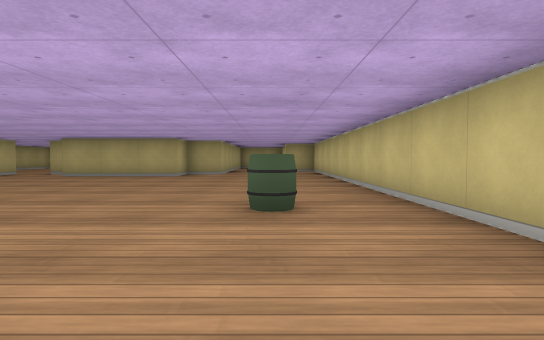
view 1 (above)

18 first-person views from a walk through a cub3D level. The camera is about half as high as the walls, tilts 2° down and sees 80° across. The floor is counted in squares. Each view is taken from the middle of a square. On the plan, view 1 faces up. The plan holds only what a view shows up to about 9 squares ahead; the rest is blank.

view 2
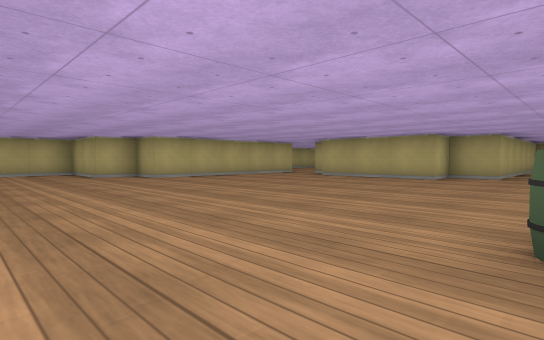

view 3
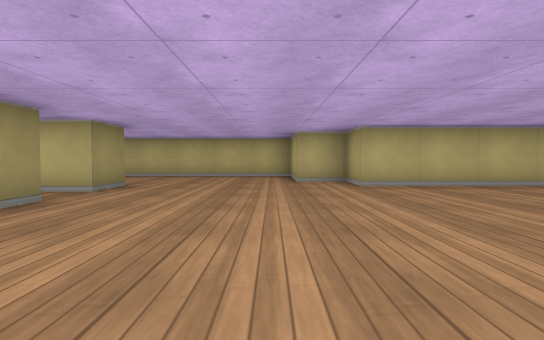

view 4
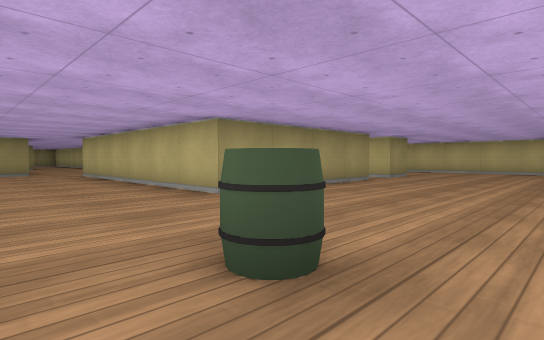

view 5
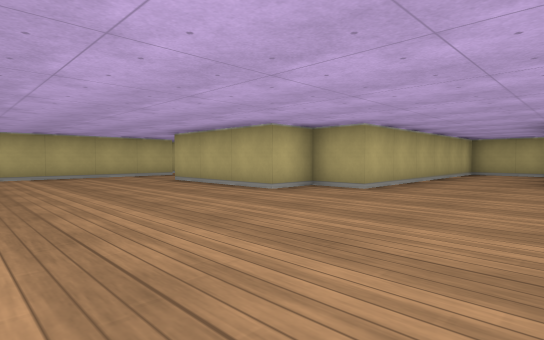

view 6
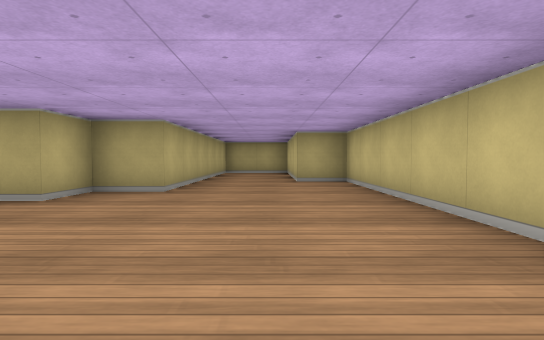

view 7
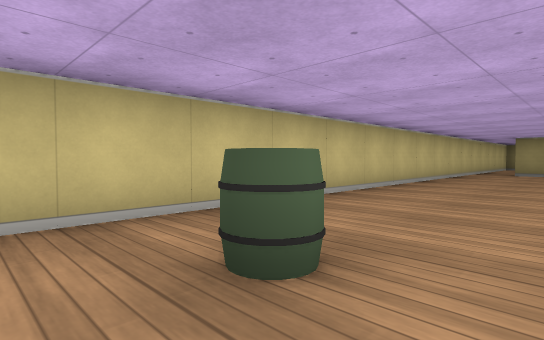

view 8
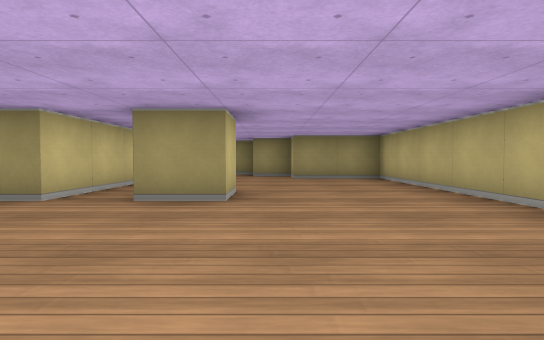

view 9
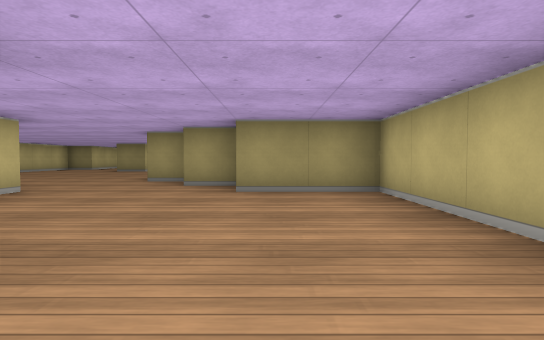

view 10
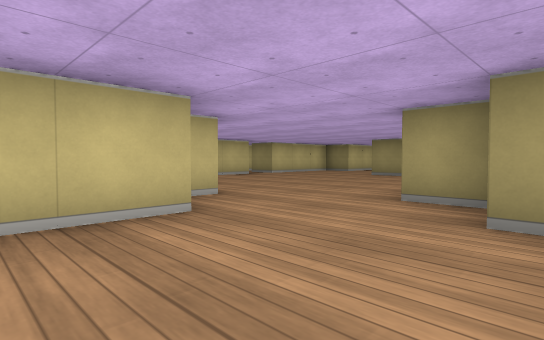

view 11
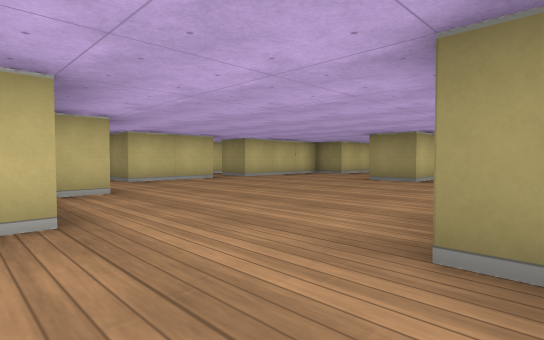

view 12
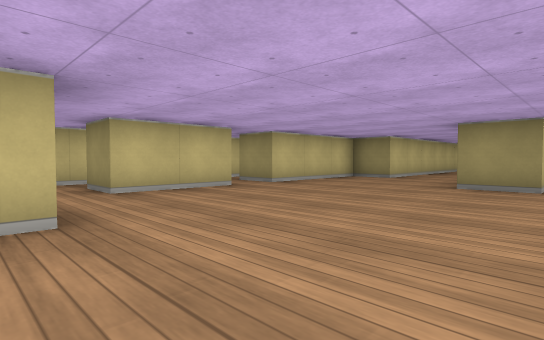

view 13
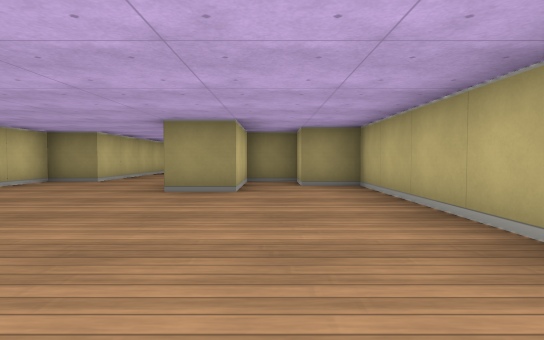

view 14
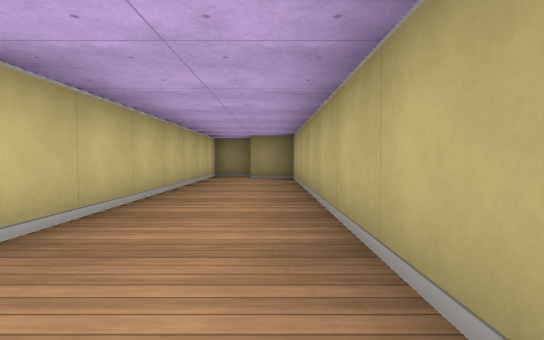

view 15
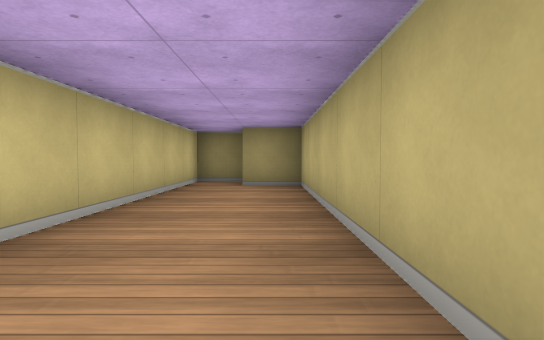

view 16
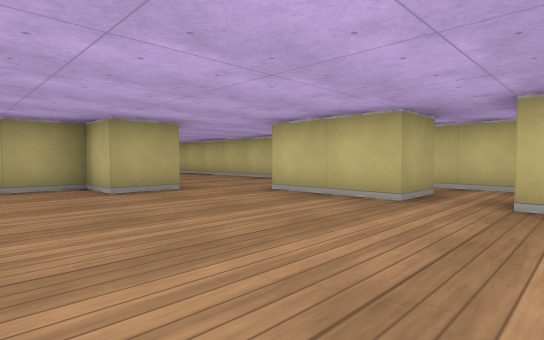

view 17
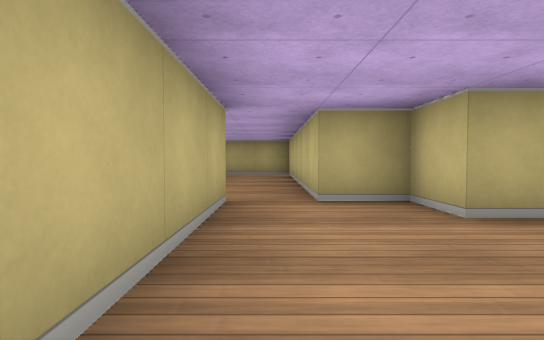

view 18
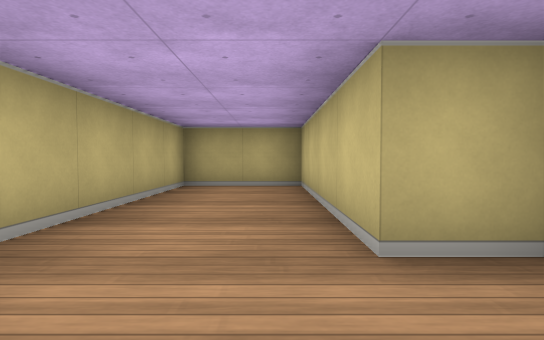

### Floor plan
Ten units are one square. View 1 is at (0, 0); x grows to the right and y downward. Boxes are objects, and circles mark ways between rooms. Rooms are numbered by the first view taken in them; rooms with no view inside come last. Other rooms are left out.
<svg viewBox="-110 -160 130 360">
<path fill="none" stroke="#000" d="M-75 5 -75 -5 -65 -5 -65 2M-55 36 -55 -5 -15 -5 -15 55 -25 55M-75 -95 -75 -45 -85 -45 -85 -35 -105 -35 -105 35 -85 35 -85 45 -75 45M-5 65 5 65M15 64 15 -115 5 -115 5 -155 -15 -155 -15 -95 -25 -95 -25 -85 -55 -85 -55 -95 -65 -95 -65 -105M-35 115 -35 185 -25 185M-5 85 -5 65M-65 78 -65 115 -55 115 -55 125 -45 125 -45 105 -35 105M-25 55 -25 45 -36 45M-45 46 -45 40M-74 55 -65 55M-25 195 -15 195 -15 125 -5 125 -5 95"/>
<rect x="-5" y="-35" width="10" height="10" fill="#bbb"><title>barrel</title></rect>
<circle cx="-15" cy="60" r="3" fill="#2a7"/>
<circle cx="-65" cy="35" r="3" fill="#2a7"/>
<text x="-30" y="-30">1</text>
<text x="-30" y="100">2</text>
</svg>
Room 1 opens to room 2.

Where each view was taken, in squares from view 1:
view 1: 0 up, 0 right, facing up
view 2: 1 up, 0 right, facing up-left
view 3: 3 up, 2 left, facing left
view 4: 4 up, 1 right, facing down-left
view 5: 5 up, 1 right, facing up-left
view 6: 5 up, 0 right, facing up
view 7: 4 up, 1 left, facing down-right
view 8: 4 up, 8 left, facing down
view 9: 1 up, 9 left, facing down
view 10: 2 down, 8 left, facing down-right
view 11: 4 down, 7 left, facing down-right
view 12: 5 down, 5 left, facing down-right
view 13: 6 down, 5 left, facing down
view 14: 11 down, 3 left, facing down
view 15: 13 down, 3 left, facing down
view 16: 10 down, 4 left, facing up-right
view 17: 6 up, 7 left, facing up
view 18: 10 up, 0 right, facing up
